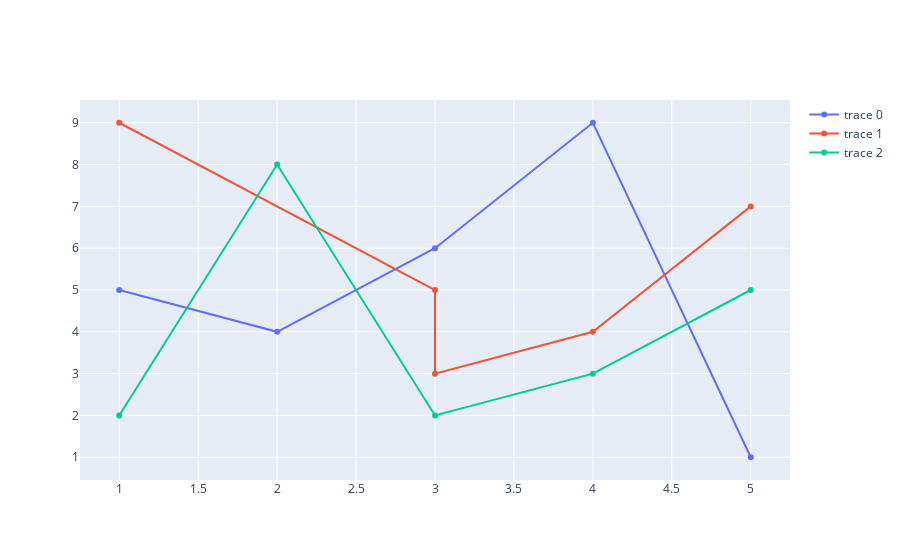

Notebook code for this chart:
### Code cell
x1 ,y1 = [1,2,3,4,5] , [5, 4 , 6 ,9,1]
x2 ,y2 = [1,3,3,4,5] , [9, 5 , 3 ,4,7]
x3 ,y3 = [1,2,3,4,5] , [2, 8 , 2 ,3,5]

fig = go.Figure()

fig.add_trace(go.Scatter(x=x1 , y=y1))
fig.add_trace(go.Scatter(x=x2 , y=y2))
fig.add_trace(go.Scatter(x=x3 , y=y3))

### Figure 1 — Plotly figure (JSON) as saved in the notebook; plotly's stock layout.template omitted (floating-point values rounded to 4 significant figures)
{"data": [{"type": "scatter", "x": [1, 2, 3, 4, 5], "y": [5, 4, 6, 9, 1]}, {"type": "scatter", "x": [1, 3, 3, 4, 5], "y": [9, 5, 3, 4, 7]}, {"type": "scatter", "x": [1, 2, 3, 4, 5], "y": [2, 8, 2, 3, 5]}], "layout": {}}
